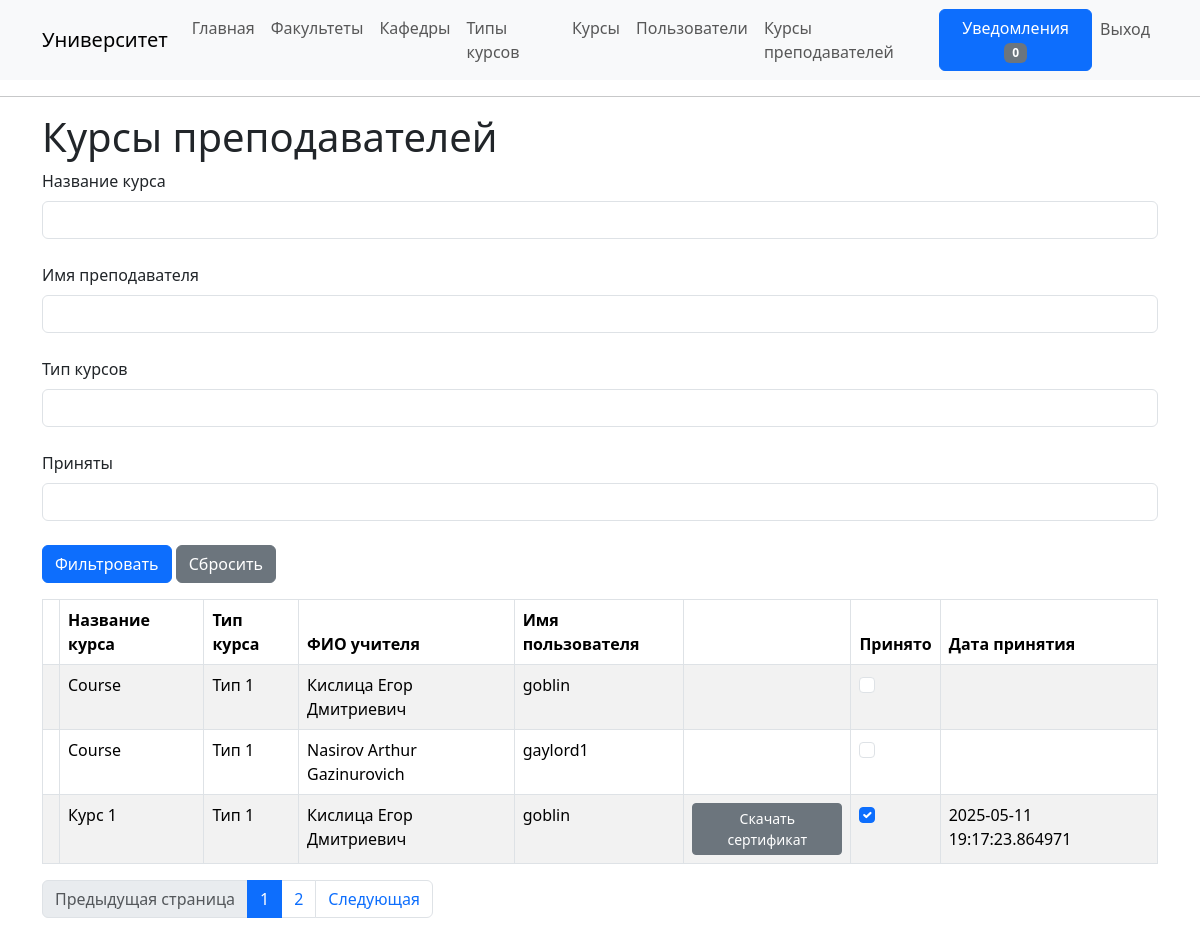
The page /teachers_courses (signed in) on the database its author committed.
### app/models/teacher_course.py (models this page shows, shortened)
class TeacherCourse(db.Model):
    teacher_id: so.Mapped[int] = so.mapped_column(
        sa.ForeignKey('user.id', ondelete='CASCADE'), primary_key=True, index=True)
    teacher: so.Mapped['User'] = so.relationship(
        back_populates='courses')
    course_id: so.Mapped[int] = so.mapped_column(
        sa.ForeignKey('course.id', ondelete='CASCADE'), primary_key=True, index=True)
    course: so.Mapped['Course'] = so.relationship(
        back_populates='teachers_courses')
    sertificate_path: so.Mapped[Optional[str]] = so.mapped_column(
        sa.String(260), unique=True, nullable=True)
    date_approved: so.Mapped[Optional[datetime]] = so.mapped_column(sa.DateTime, nullable=True)

### app/models/course.py (models this page shows, shortened)
class Course(db.Model):
    id: so.Mapped[int] = so.mapped_column(primary_key=True)
    name: so.Mapped[str] = so.mapped_column(
        sa.String(128), index=True, unique=True)
    course_type_id: so.Mapped[int] = so.mapped_column(
        sa.ForeignKey('course_type.id', ondelete='CASCADE'), index=True)
    course_type: so.Mapped['CourseType'] = so.relationship(
        back_populates='courses')
    is_included: so.Mapped[bool] = so.mapped_column(sa.Boolean, index=True, default=False)
    teachers_courses: so.WriteOnlyMapped['TeacherCourse'] = so.relationship(
        back_populates='course', passive_deletes=True)

### app/models/course_type.py (models this page shows, shortened)
class CourseType(db.Model):
    __tablename__ = 'course_type'
    id: so.Mapped[int] = so.mapped_column(primary_key=True)
    name: so.Mapped[str] = so.mapped_column(
        sa.String(128), index=True, unique=True)
    courses: so.WriteOnlyMapped['Course'] = so.relationship(
        back_populates='course_type', passive_deletes=True)
    deadline: so.Mapped[Optional[datetime]] = so.mapped_column(
        index=True, default=lambda: add_years(datetime.now(timezone.utc), 3))

### app/models/user.py (models this page shows, shortened)
class User(UserMixin, db.Model):
    id: so.Mapped[int] = so.mapped_column(primary_key=True)
    username: so.Mapped[str] = so.mapped_column(
        sa.String(64), index=True, unique=True)
    full_name: so.Mapped[str] = so.mapped_column(
        sa.String(128))
    password_hash: so.Mapped[Optional[str]] = so.mapped_column(sa.String(256))
    role: so.Mapped[int] = so.mapped_column(sa.Integer, index=True)
    is_fired: so.Mapped[bool] = so.mapped_column(sa.Boolean, index=True, default=False)
    notifications: so.WriteOnlyMapped['Notification'] = so.relationship(
        back_populates='user', passive_deletes=True)
    departments: so.WriteOnlyMapped['Department'] = so.relationship(
        secondary=teachers_departments, primaryjoin=(teachers_departments.c.teacher_id == id), back_populates='teachers', passive_deletes=True)
    courses: so.WriteOnlyMapped['TeacherCourse'] = so.relationship(
        back_populates='teacher', passive_deletes=True)

### app/routes/qualification_routes.py (the view)
@app.route('/teachers_courses', methods=['GET','POST'])
@login_required
@required_role(role=user.ADMIN)
def teachers_courses():
    form = TeachersCoursesForm(request.args)
    page = request.args.get('page', 1, type=int)
    course_name = request.args.get('course_name', None, type=str)
    user_full_name = request.args.get('user_full_name', None, type=str)
    course_type_id = request.args.get('course_type_id', None, type=int)
    is_approved = request.args.get('is_approved', None, type=str)
    return render_template('teachers_courses/teachers_courses.html',
                           title='Курсы преподавателей', form=form,
                           teachers_courses=sertificate_service.get_all_paginated(page, course_name=course_name,
                                                                                  user_full_name=user_full_name,
                                                                                  course_type_id=course_type_id,
                                                                                  is_approved=is_approved))

### app/forms.py
class TeachersCoursesForm(FlaskForm):
    course_name = StringField('Название курса', validators=[Optional()])
    user_full_name = StringField('Имя преподавателя', validators=[Optional()])
    course_type_id = SelectField('Тип курсов')
    is_approved = SelectField('Приняты')
    def __init__(self, *args, **kwargs):
        super(TeachersCoursesForm, self).__init__(*args, **kwargs)
        course_types = course_type_service.get_all()
        self.course_type_id.choices = [(t.id, t.name) for t in course_types]
        self.course_type_id.choices.insert(0, ('', ''))
        self.is_approved.choices = []
        self.is_approved.choices.append(('', ''))
        self.is_approved.choices.append(('true', 'Принятые'))
        self.is_approved.choices.append(('false', 'Непринятые'))

### app/routes/__init__.py (called while the page is built)
@login.user_loader
def load_user(id):
  return user_service.get_by_id(id)

### app/services/course_type_service.py (called while the page is built)
def get_all():
    try:
        return db.session.execute(sa.select(CourseType).order_by(CourseType.name)).scalars().all()
    except Exception as e:
        db.session.rollback()
        app.logger.error(e)
        raise Exception('Неизвестная ошибка')

### app/services/user_service.py (called while the page is built)
def get_by_id(id: int):
    try:
        res = db.session.get(User, id)
        if res is None:
            raise ValueError(f'Пользователь с id = {id} не существует')
        return res
    except ValueError as e:
        db.session.rollback()
        app.logger.error(e)
        raise
    except Exception as e:
        db.session.rollback()
        app.logger.error(e)
        raise Exception('Неизвестная ошибка')

### app/templates/teachers_courses/teachers_courses.html (shortened to what this page needs)
{% extends "base.html" %}
{% block content %}
<h1> Курсы преподавателей </h1>
<form class = 'form' method="GET" action="{{ url_for('teachers_courses') }}">
    {{ form.course_name.label(class='form-label') }} {{ form.course_name(class='form-control') }}<br>
    {{ form.user_full_name.label(class='form-label') }} {{ form.user_full_name(class='form-control') }}<br>
    {{ form.course_type_id.label(class='form-label') }} {{ form.course_type_id(class='form-control') }}<br>
    {{ form.is_approved.label(class='form-label') }} {{ form.is_approved(class='form-control') }}<br>
    <div class="col-md-4 mb-3">
        <button type="submit" class="btn btn-primary">Фильтровать</button>
        <a href="{{ url_for('teachers_courses') }}" class="btn btn-secondary">Сбросить</a>
    </div>
    <table id="teachers-courses-table" class="table table-striped table-bordered" style="width:100%">
        <thead>
            <tr>
                <th> </th>
                <th> Название курса </th>
                <th> Тип курса </th>
                <th> ФИО учителя </th>
                <th> Имя пользователя </th>
                <th></th>
                <th> Принято </th>
                <th> Дата принятия </th>
            </tr>
        </thead>
        <tbody>
            {% for teacher_course in teachers_courses.items %}
                <tr>
                    <td></td>
                    <td>{{teacher_course.course.name}}</td>
                    <td>{{teacher_course.course.course_type.name}}</td>
                    <td>{{teacher_course.teacher.full_name}}</td>
                    <td>{{teacher_course.teacher.username}}</td>
                    <td>
                        {% if teacher_course.sertificate_path %}
                        <a class="btn btn-sm btn-secondary" href="/download_file/{{ teacher_course.teacher_id }}/{{ teacher_course.course_id }}" role="button">Скачать сертификат</a>
                        {% endif %}
                    </td>
                    <td>
                        {% if teacher_course.date_approved %}
                            <input class="form-check-input" type="checkbox" data-course-id="{{ teacher_course.course_id }}"
                            data-teacher-id="{{ teacher_course.teacher_id }}" checked>
                        {% else %}
                        <input class="form-check-input" type="checkbox" data-course-id="{{ teacher_course.course_id }}"
                        data-teacher-id="{{ teacher_course.teacher_id }}">
                        {% endif %}
                    </td>
                    <td>
                        {% if teacher_course.date_approved %}
                            {{teacher_course.date_approved}}
                        {% endif %}
                    </td>
                </tr>
            {% endfor %}
        </tbody>
    </table>
    <ul class="pagination">
        {% if teachers_courses.has_prev %}
         <li class="page-item"><a class="page-link" href="{{ url_for('teachers_courses', page=teachers_courses.prev_num, faculty_id=request.args.get('faculty_id')) }}">Предыдущая страница</a></li>
        {% else %}
         <li class="page-item disabled"><span class="page-link">Предыдущая страница</span>
        {% endif %}
         </li>
        {% for page in teachers_courses.iter_pages(left_edge=2, right_edge=2, left_current=1, right_current=1) %}
        {% if page == teachers_courses.page %}
         <li class="page-item active"><a class="page-link" href="{{ url_for('teachers_courses', page=page, faculty_id=request.args.get('faculty_id')) }}">{{ page }}</a></li>
        {% elif page %}
         <li class="page-item"><a class="page-link" href="{{ url_for('teachers_courses', page=page, faculty_id=request.args.get('faculty_id')) }}">{{ page }}</a></li>
        {% else %}
         <li class="page-item disabled" id="example_ellipsis"><a href="#" class="page-link">…</a></li>
        {% endif %}
        {% endfor %}
        {% if teachers_courses.has_next %}
         <li class="page-item"><a class="page-link" href="{{ url_for('teachers_courses', page=teachers_courses.next_num, faculty_id=request.args.get('faculty_id')) }}">Следующая</a></li>
        {% else %}
         <li class="page-item disabled"><span class="page-link">Следующая</span>
        {% endif %}
    </ul>
</form>
{% endblock %}

### rows shown on the page
TeacherCourse: course.name "Course", course.course_type.name "Тип 1", teacher.full_name "Кислица Егор Дмитриевич", teacher.username "goblin"
TeacherCourse: course.name "Course", course.course_type.name "Тип 1", teacher.full_name "Nasirov Arthur Gazinurovich", teacher.username "gaylord1"
TeacherCourse: course.name "Курс 1", course.course_type.name "Тип 1", teacher.full_name "Кислица Егор Дмитриевич", teacher.username "goblin", date_approved "2025-05-11 19:17:23.864971"

### other values the page prints
{{ page }} "1"
{{ page }} "2"
